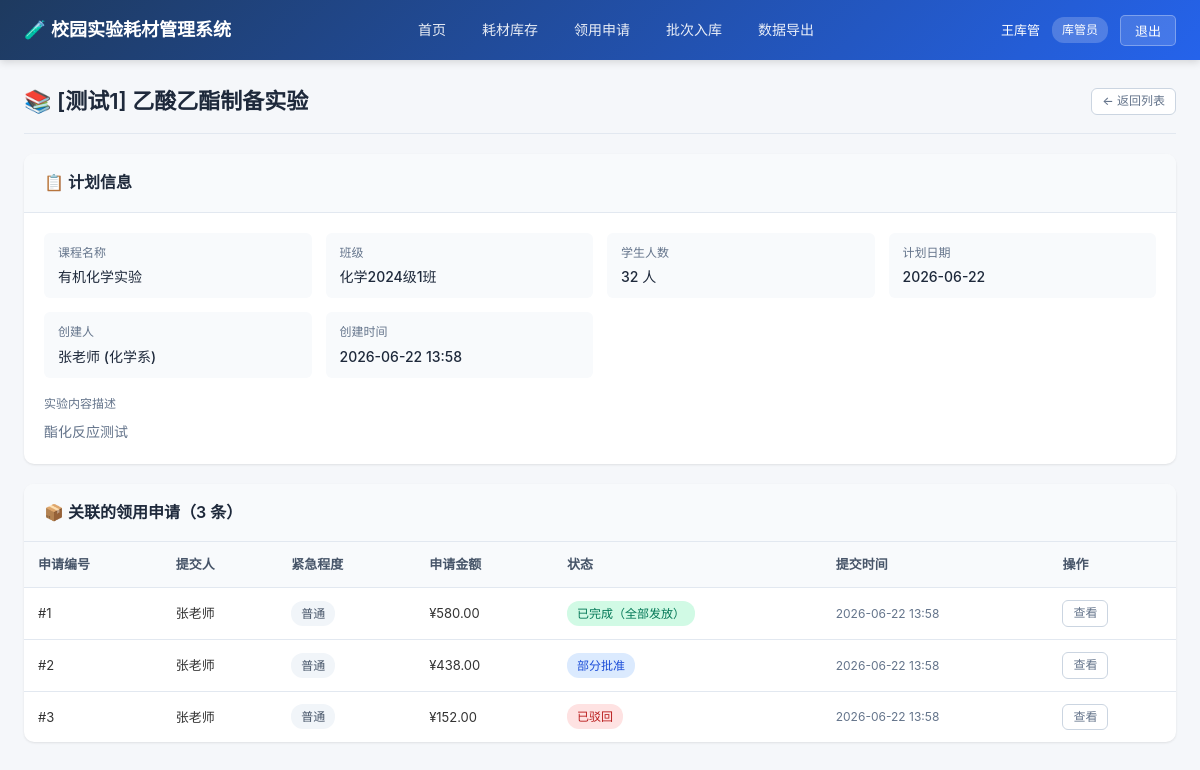
Page /plans/1 (signed in) on the earlier database version.
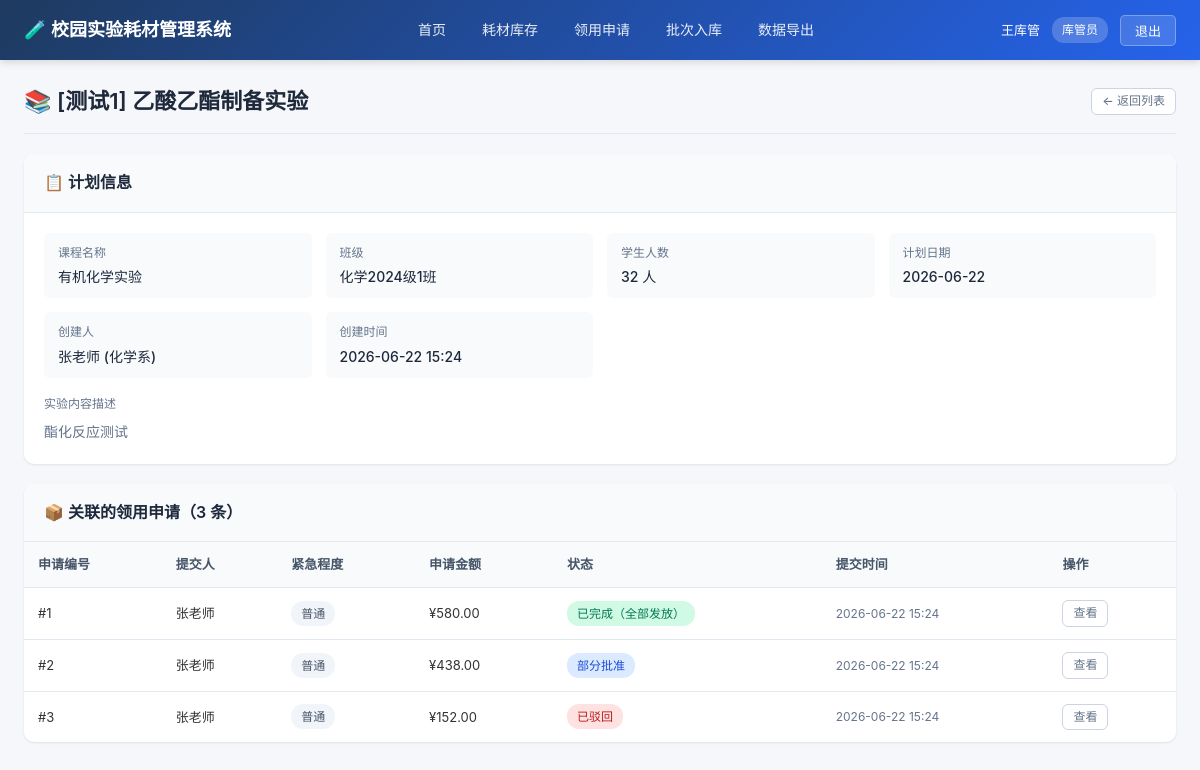
Same page on the later database version.
### models.py (models this page shows)
class ExperimentPlan(Base):
    __tablename__ = "experiment_plans"
    id = Column(Integer, primary_key=True, index=True)
    title = Column(String(200), nullable=False)
    course_name = Column(String(200), default="")
    class_name = Column(String(100), default="")
    student_count = Column(Integer, default=0)
    plan_date = Column(Date, nullable=False)
    description = Column(Text, default="")
    creator_id = Column(Integer, ForeignKey("users.id"), nullable=False)
    created_at = Column(DateTime, default=datetime.now)
    creator = relationship("User", back_populates="created_plans")
    requests = relationship("SupplyRequest", back_populates="plan")

class SupplyRequest(Base):
    __tablename__ = "supply_requests"
    id = Column(Integer, primary_key=True, index=True)
    plan_id = Column(Integer, ForeignKey("experiment_plans.id"), nullable=False)
    applicant_id = Column(Integer, ForeignKey("users.id"), nullable=False)
    status = Column(String(20), nullable=False, default="pending")
    urgency = Column(String(20), default="normal")  # normal, urgent, emergency
    total_amount = Column(Float, default=0.0)
    remark = Column(Text, default="")
    created_at = Column(DateTime, default=datetime.now)
    updated_at = Column(DateTime, default=datetime.now, onupdate=datetime.now)
    plan = relationship("ExperimentPlan", back_populates="requests")
    applicant = relationship("User", back_populates="submitted_requests")
    items = relationship("RequestItem", back_populates="request", cascade="all, delete-orphan")
    approvals = relationship("ApprovalRecord", back_populates="request", cascade="all, delete-orphan")
    issuances = relationship("SupplyIssuance", back_populates="request", cascade="all, delete-orphan")

class User(Base):
    __tablename__ = "users"
    id = Column(Integer, primary_key=True, index=True)
    username = Column(String(50), unique=True, index=True, nullable=False)
    password = Column(String(100), nullable=False)
    full_name = Column(String(100), nullable=False)
    role = Column(String(20), nullable=False)  # teacher, keeper, director
    department = Column(String(100), default="")
    created_at = Column(DateTime, default=datetime.now)
    created_plans = relationship("ExperimentPlan", back_populates="creator")
    submitted_requests = relationship("SupplyRequest", back_populates="applicant")
    approvals = relationship("ApprovalRecord", back_populates="approver")

### main.py (the view)
@app.get("/plans/{plan_id}", response_class=HTMLResponse)
async def plan_detail(
    request: Request,
    plan_id: int,
    current_user: models.User = Depends(get_current_user),
    db: Session = Depends(get_db)
):
    plan = db.query(models.ExperimentPlan).filter(models.ExperimentPlan.id == plan_id).first()
    if not plan:
        raise HTTPException(status_code=404, detail="实验计划不存在")
    return templates.TemplateResponse("plans/detail.html", {
        "request": request,
        "current_user": current_user,
        "plan": plan,
        "ROLE_MAP": ROLE_MAP
    })

### templates/plans/detail.html (shortened to what this page needs)
{% extends "base.html" %}
{% block content %}
<div class="page-header">
    <div class="page-title">📚 {{ plan.title }}</div>
    <div class="page-actions">
        <a href="/plans" class="btn btn-outline btn-sm">← 返回列表</a>
    </div>
</div>
<div class="card">
    <div class="card-header">
        <div class="card-title">📋 计划信息</div>
    </div>
    <div class="card-body">
        <div class="detail-grid">
            <div class="detail-item">
                <div class="detail-label">课程名称</div>
                <div class="detail-value">{{ plan.course_name or '-' }}</div>
            </div>
            <div class="detail-item">
                <div class="detail-label">班级</div>
                <div class="detail-value">{{ plan.class_name or '-' }}</div>
            </div>
            <div class="detail-item">
                <div class="detail-label">学生人数</div>
                <div class="detail-value">{{ plan.student_count or 0 }} 人</div>
            </div>
            <div class="detail-item">
                <div class="detail-label">计划日期</div>
                <div class="detail-value">{{ plan.plan_date.strftime('%Y-%m-%d') }}</div>
            </div>
            <div class="detail-item">
                <div class="detail-label">创建人</div>
                <div class="detail-value">{{ plan.creator.full_name }} ({{ plan.creator.department }})</div>
            </div>
            <div class="detail-item">
                <div class="detail-label">创建时间</div>
                <div class="detail-value">{{ plan.created_at.strftime('%Y-%m-%d %H:%M') }}</div>
            </div>
        </div>
        {% if plan.description %}
        <div class="mt-2">
            <div class="detail-label mb-1">实验内容描述</div>
            <div class="text-muted" style="white-space: pre-wrap;">{{ plan.description }}</div>
        </div>
        {% endif %}
    </div>
</div>
<div class="card">
    <div class="card-header flex-between">
        <div class="card-title">📦 关联的领用申请（{{ plan.requests|length }} 条）</div>
    </div>
    <div class="table-responsive">
        <table>
            <thead>
                <tr>
                    <th>申请编号</th>
                    <th>提交人</th>
                    <th>紧急程度</th>
                    <th>申请金额</th>
                    <th>状态</th>
                    <th>提交时间</th>
                    <th>操作</th>
                </tr>
            </thead>
            <tbody>
                {% for r in plan.requests %}
                <tr>
                    <td>#{{ r.id }}</td>
                    <td>{{ r.applicant.full_name }}</td>
                    <td>
                        {% if r.urgency == 'emergency' %}
                        <span class="badge badge-danger">紧急</span>
                        {% elif r.urgency == 'urgent' %}
                        <span class="badge badge-warning">加急</span>
                        {% else %}
                        <span class="badge badge-default">普通</span>
                        {% endif %}
                    </td>
                    <td>¥{{ "%.2f"|format(r.total_amount) }}</td>
                    <td>
                        {% set cls = 'badge-pending' if r.status == 'pending' else ('badge-approved' if r.status in ['approved','partially_approved'] else ('badge-rejected' if r.status == 'rejected' else 'badge-completed')) %}
                        <span class="badge {{ cls }}">{{ STATUS_MAP.get(r.status, r.status) }}</span>
                    </td>
                    <td class="text-sm text-muted">{{ r.created_at.strftime('%Y-%m-%d %H:%M') }}</td>
                    <td><a href="/requests/{{ r.id }}" class="btn btn-outline btn-sm">查看</a></td>
                </tr>
                {% endfor %}
            </tbody>
        </table>
    </div>
</div>
{% endblock %}

Differences in the rows shown:
changed ExperimentPlan "[测试1] 乙酸乙酯制备实验": created_at "2026-06-22 13:58" → "2026-06-22 15:24"
changed SupplyRequest "已完成（全部发放）": created_at "2026-06-22 13:58" → "2026-06-22 15:24"
changed SupplyRequest "部分批准": created_at "2026-06-22 13:58" → "2026-06-22 15:24"
changed SupplyRequest "已驳回": created_at "2026-06-22 13:58" → "2026-06-22 15:24"
